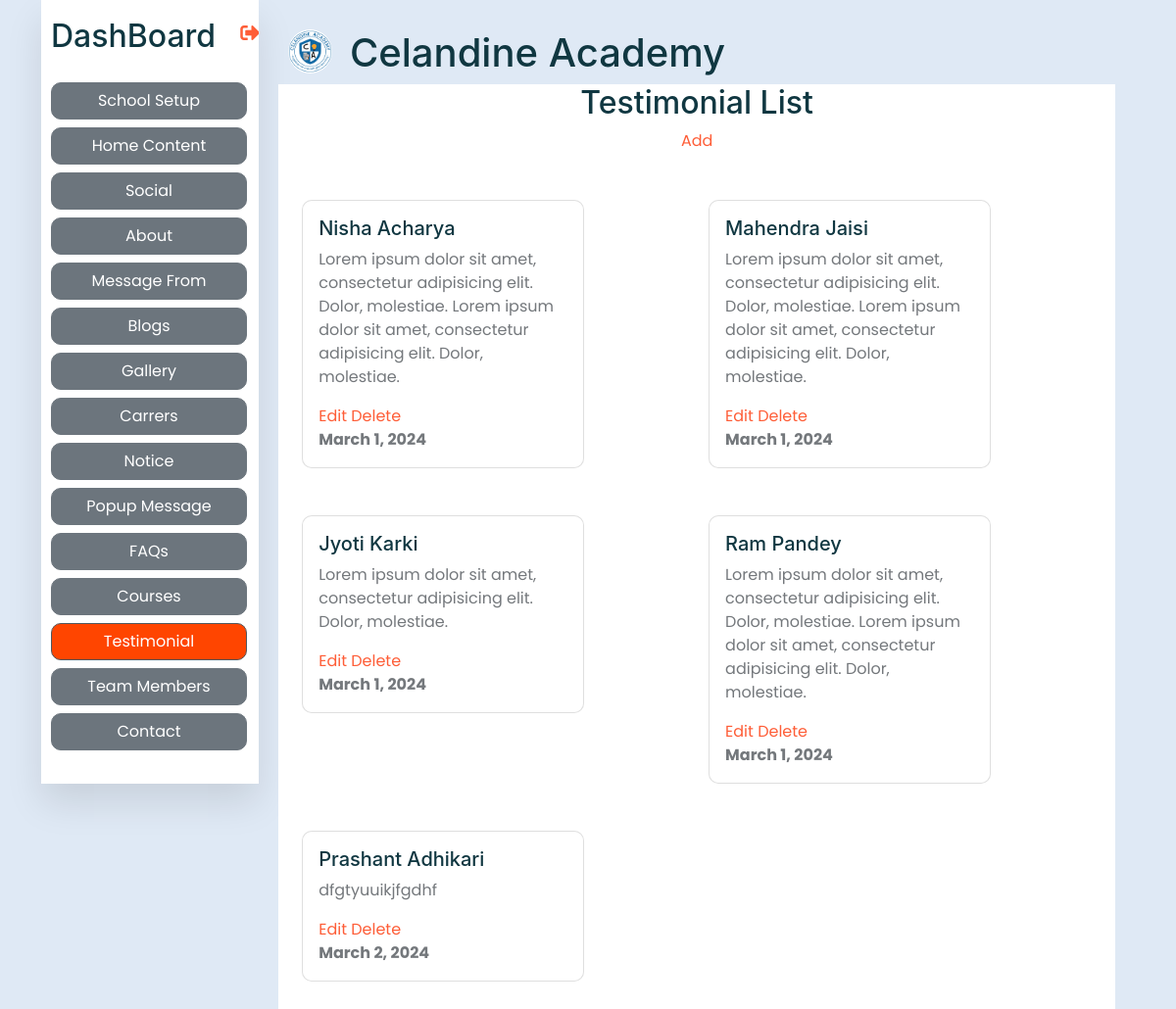
Screenshot of /view-testimonials/ (signed in) with the database file from the repository.
### base/models.py (models this page shows, shortened)
class SchoolSetup(models.Model):
    data_set = models.CharField(max_length=255)
    logo = models.ImageField(upload_to="uploads/logos")
    school_name = models.CharField(max_length=255)
    address = models.CharField(max_length=255)
    contact = models.CharField(max_length=255)
    email = models.EmailField(max_length=255)
    opening_hours = models.CharField(max_length=255)
    map_url = models.URLField(null=True, blank=True)
    created_at = models.DateTimeField(auto_now_add=True)
    class Meta:
        verbose_name_plural = "01. School Setup"

class Testimonial(models.Model):
    name= models.CharField(max_length=200)
    position= models.CharField(max_length=200)
    testimonial= models.TextField()
    image = models.ImageField(upload_to="uploads/testimonial_images/")
    created_at = models.DateField(auto_now_add=True)
    class Meta:
        verbose_name_plural = "08. Testimonials"

### base/views.py (the view)
# urls.py: path('view-testimonials/', views.viewTestimonials, name='viewtestimonials'),
@login_required(login_url = 'login')
def viewTestimonials(request):
    context = {}
    return render (request, 'base/viewtestimonial.html', context)

### base/context_processors.py (called while the page is built)
def custom_data(request):
    if SchoolSetup.objects.all().exists():
        setup = SchoolSetup.objects.all().order_by('-created_at')
        data = setup[0]
        return {'data': data}
    else:
        data=None
        return {'data': data}

def social_data(request):
    if Socials.objects.all().exists():
        social = Socials.objects.all().order_by('-created_at')
        sodata = social[0]
        return {'sodata': sodata}
    else:
        sodata=None
        return {'sodata': sodata}

def vision_data(request):
    if Vision.objects.all().exists():
        vision = Vision.objects.all().order_by('-created_at')
        vdata = vision[0]
        return {'vdata': vdata}
    else:
        vdata = None
        return {'vdata': vdata}

def mission_data(request):
    if Mission.objects.all().exists():
        mission = Mission.objects.all().order_by('-created_at')
        mdata = mission[0]
        return {'mdata': mdata}
    else:
        mdata = None
        return {'mdata': mdata}

def message_data(request):
    msgdata = MessageFrom.objects.all()
    return {'message_data': msgdata}

def team_data(request):
    team = TeamMember.objects.all()
    return {'tdata': team}

def faq(request):
    faq = Faqs.objects.all()
    return {'fdata': faq}

def courses(request):
    courses = Courses.objects.all()
    return {'cdata': courses}

def testimonial(request):
    tmsg = Testimonial.objects.all()
    return {'tedata': tmsg}

def popup(request):
    modal = PopupMessage.objects.all()
    return {'pdata': modal}

### base/templates/base/viewtestimonial.html
{% extends 'dash.html' %}
{% load static %}
{% block content %}
<div class="container-xxl bg-white p-0">
    <div class="container-fluid">
        <div class="row">
            <div class="col text-center">
                <h2>Testimonial List</h2>
            </div>
        </div>
        <div class="row">
            <div class="col text-center">
                <a href="{% url 'addtestimonial' %}">Add</a>
            </div>
        </div>
        <div class="row mt-5">
            {% for tmsg in tedata %}
            <div class="col mb-5">
                <div class="card" style="width: 18rem;">
                    <div class="card-body">
                        <div>
                            <h5 class="card-title">{{tmsg.name}}</h5>
                            <p>{{tmsg.testimonial}}</p>
                            <a href="{% url 'edittestimonial' tmsg.id %}">Edit</a>
                            <a href="{% url 'deletetestimonial' tmsg.id %}">Delete</a>
                        </div>
                        <b>{{tmsg.created_at}}</b>
                    </div>
                </div>
            </div>
            {% endfor %}
        </div>
    </div>
</div>
</div>
{% endblock %}

### templates/dash.html (shortened to what this page needs)
{% load static %}
<html>
<head>
    <link href="{% static 'css/bootstrap.min.css' %}" rel="stylesheet">
    <link rel="stylesheet" href="https://cdnjs.cloudflare.com/ajax/libs/font-awesome/5.15.4/css/all.min.css" />
</head>
<body>
    <div class="container">
            <nav class="navbar-nav">
                <ul class="list-unstyled">
                    <div class="logo">
                        <h2 class="nav-itemss mt-2 mb-3 ">DashBoard</h2>
                        <a class="text-center" href=""> <i class="fas fa-sign-out-alt"></i>
                        </a>
                    </div>
                    {% with url_name=request.resolver_match.url_name %}
                    <li> <a href="{% url 'schoolsetup' %}"
                            class="nav-item btn btn-secondary d-block mb-2 {% if url_name == 'schoolsetup' %}active{% endif %}">School
                            Setup</a>
                    </li>
                    <li> <a href="{% url 'viewhomecontent' %}"
                            class="nav-item btn btn-secondary d-block mb-2 {% if url_name == 'viewhomecontent' %}active{% endif %}">Home
                            Content</a>
                    </li>
                    <li> <a href="{% url 'viewsocials' %}"
                            class="nav-item btn btn-secondary d-block mb-2 {% if url_name == 'viewsocials' %}active{% endif %}">Social</a>
                    </li>
                    <li> <a href="{% url 'viewabout' %}"
                            class="nav-item btn btn-secondary d-block mb-2 {% if url_name == 'viewabout' %}active{% endif %}">About</a>
                    </li>
                    <li> <a href="{% url 'viewmessagefrom' %}"
                            class="nav-item btn btn-secondary d-block mb-2 {% if url_name == 'viewmessagefrom' %}active{% endif %}">Message
                            From</a>
                    </li>
                    <li> <a href="{% url 'viewblogs' %}"
                            class="nav-item btn btn-secondary d-block mb-2 {% if url_name == 'viewblogs' %}active{% endif %}">Blogs</a>
                    </li>
                    <li> <a href="{% url 'viewgallery' %}"
                            class="nav-item btn btn-secondary d-block mb-2 {% if url_name == 'viewgallery' %}active{% endif %}">Gallery</a>
                    </li>
                    <li> <a href="{% url 'viewcarrers' %}"
                            class="nav-item btn btn-secondary d-block mb-2 {% if url_name == 'viewcarrers' %}active{% endif %}">Carrers</a>
                    </li>
                    <li> <a href="{% url 'viewnotices' %}"
                            class="nav-item btn btn-secondary d-block mb-2 {% if url_name == 'viewnotices' %}active{% endif %}">Notice</a>
                    </li>
                    <li> <a href="{% url 'viewpopups' %}"
                            class="nav-item btn btn-secondary d-block mb-2 {% if url_name == 'viewpopups' %}active{% endif %}">Popup
                            Message</a>
                    </li>
                    <li> <a href="{% url 'viewfaqs' %}"
                            class="nav-item btn btn-secondary d-block mb-2 {% if url_name == 'viewfaqs' %}active{% endif %}">FAQs</a>
                    </li>
                    <li> <a href="{% url 'viewcourses' %}"
                            class="nav-item btn btn-secondary d-block mb-2 {% if url_name == 'viewcourses' %}active{% endif %}">Courses</a>
                    </li>
                    <li> <a href="{% url 'viewtestimonials' %}"
                            class="nav-item btn btn-secondary d-block mb-2 {% if url_name == 'viewtestimonials' %}active{% endif %}">Testimonial</a>
                    </li>
                    <li> <a href="{% url 'viewteammembers' %}"
                            class="nav-item btn btn-secondary d-block mb-2 {% if url_name == 'viewteammembers' %}active{% endif %}">Team
                            Members</a>
                    </li>
                    <li> <a href="{% url 'viewcontacts' %}"
                            class="nav-item btn btn-secondary d-block mb-2 {% if url_name == 'viewcontacts' %}active{% endif %}">Contact</a>
                    </li>
                    {% endwith %}
                </ul>
            </nav>
            <section class="main">
                <div class="main-top">
                    <div class="logo">
                        <div class="row">
                            <div class="col-1"> <img src="{{data.logo.url}}" alt="">
                            </div>
                            <div class="col-11">
                                <h1>&nbsp;&nbsp;{{data.school_name}}</h1>
                            </div>
                        </div>
                    </div>
                </div>
                <div class="row">
                    <div class="col">
                        {% block content %}
                        {% endblock %}
                    </div>
                </div>
</body>
</html>

### templates/dash.html (style rules this page uses)
* { margin: 0; padding: 0; outline: none; border: none; text-decoration: none; box-sizing: border-box; font-family: "Poppins", sans-serif; }
.container .navbar-nav .nav-item:hover, .container .navbar-nav .nav-item.active { background-color: orangered; }
body { background: #dfe9f5; }
.container { display: flex; }
nav { position: relative; top: 0; bottom: 0; height: 100vh; left: 0; background: #fff; width: 280px; overflow-y: auto; box-shadow: 0 20px 35px rgba(0, 0, 0, 0.1); }
.logo { display: flex; margin: 10px 0 0 10px; }
.logo img { width: 45px; height: 45px; border-radius: 50%; }
li a { position: relative; color: rgb(85, 83, 83); font-size: 14px; display: table; width: 200px; padding: 10px; }
nav .fas { position: relative; width: 70px; height: 40px; top: 14px; font-size: 20px; text-align: center; }
.nav-item { position: relative; top: 12px; margin-left: 10px; }
.main { position: relative; padding: 20px; width: 100%; }
.main-top { display: flex; width: 100%; }

### rows the page displays
SchoolSetup: logo (picture), school_name "Celandine Academy"
Testimonial: name "Nisha Acharya", testimonial "Lorem ipsum dolor sit amet, consectetur adipisicing elit. Dolor, molestiae. Lorem ipsum dolor sit amet, consectetur adipisicing elit. Dolor, molestiae.", created_at "March 1, 2024"
Testimonial: name "Mahendra Jaisi", testimonial "Lorem ipsum dolor sit amet, consectetur adipisicing elit. Dolor, molestiae. Lorem ipsum dolor sit amet, consectetur adipisicing elit. Dolor, molestiae.", created_at "March 1, 2024"
Testimonial: name "Jyoti Karki", testimonial "Lorem ipsum dolor sit amet, consectetur adipisicing elit. Dolor, molestiae.", created_at "March 1, 2024"
Testimonial: name "Ram Pandey", testimonial "Lorem ipsum dolor sit amet, consectetur adipisicing elit. Dolor, molestiae. Lorem ipsum dolor sit amet, consectetur adipisicing elit. Dolor, molestiae.", created_at "March 1, 2024"
Testimonial: name "Prashant Adhikari", testimonial "dfgtyuuikjfgdhf", created_at "March 2, 2024"
